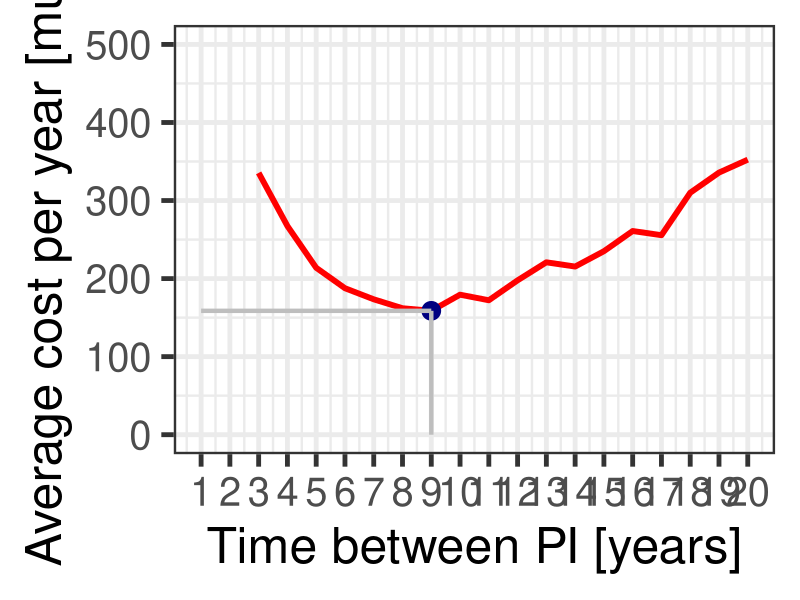

Source code (R):
# *-----------------------------------------------------------------
# | PROBLEM NUMBER: 3.8     
# | PROBLEM NAME: Pothole Repair 
# | UPDATE: AE             
# | DESCRIPTION: We simulate the pothole occurrence on a road 
# |              segment using Weibull distribution.
# |              
# | 
# | KEYWORDS: Weibull, failure, pothole, cost, age-dependent, 
# *-----------------------------------------------------------------

### ------------------DATA AND PACKAGE IMPORT-----------------
rm(list=ls())     # clear the memory and items in R console
library(ggplot2)
### ------------------VARIABLE DEFINITION---------------------

### ---------------VARIABLE INPUT-------------------

C.CI  <- 90      # cost of corrective intervention
C.PI  <- 1000    # cost of preventive intervention

T.max   <- 20
beta    <- 3.25
lambda  <- 0.025

N <- 10000 # number of simulations for calculating m

dim <- 7*100 # we know the dimensions of a 100 m road section, 7 m wide

### ---------------PROGRAM OUTPUT-------------------



# Define empty matrices

eta     <- matrix(nrow=T.max) 
eta.PI  <- matrix(nrow=T.max) 
eta.CI  <- matrix(nrow=T.max) 
# Used to collect products of m.n(T) generator
m.calc  <- matrix(nrow=T.max,ncol=N) 
m       <- matrix(nrow=T.max) # m collects mean number of failure m(T)

### ------------------CALCULATIONS-------------------

# Let us calculate the amount of time an object fails in the observed 
# time period T. The number of failures is described with m(T), where 
# T is time between PIs. First we use iteration process described in 
# the Theory to find m.n(T). In the process, the random variable g is
# used to determine the time length in years from time point t=0 to 
# which the object fails. This time is represented using Tn. If
# this time is less than the time period T, the loop reiterates to see
# if the next failure also occurs before time T. If the next Tn brings
# the sum of all Tn to a value that exceeds time T, the loop stops. 
# The amount of failure iterations are counted using i. Once the loop 
# is exited, one is subtracted from ito count for the last failure, 
# which occurred after the time T had elapsed.

input <- matrix(data=rep(1:T.max,each=N), ncol=N, byrow=T.max)
m.calc <- function(T){
  i <- 0
  # Sum of all failure durations, essentially sumTn=t .
  sumTn <- 0 # We start at t=0
  while (sumTn<T){
    i <- i+1 # Here we count every iteration
    g <- runif(1,0,1) 
    # time to failure, T.n,i on Figure
    Tn <- ((-log(g))^(1/beta))*(1/lambda) 
    # total time elapsed after adding the generated failure time
    sumTn <- sumTn + Tn 
  }
  # Corrects that there is one less failure, than no. of iterations
  i <- i-1 
  return (i)
}

# The values for all N iterations for every T is inserted in a matrix 
m.table <- apply(input,c(1,2),m.calc) #refers to m.n(T)

# Now find the average of all N results for all different values of T
# to find their respective m(T).

m.average <- apply(m.table,1,mean) # m(T)
m = m.average

for (T in (1:T.max))
{
  m[T]        <- m[T]*dim
  eta.CI[T]   <- m[T]*C.CI/T
  eta.PI[T]   <- C.PI/T
  eta[T]      <- eta.CI[T]+eta.PI[T]
}
mineta <- min(eta)


cat("Results \n")
cat("Minimum value of cost \n")
print(min(eta))
cat("optimal units of time to execute intervention \n")
print(which.min(eta))

### --------------------PLOT--------------------
## The following code is only for plotting the figure given as 
## a solution to the Exercise

plotres <- data.frame(1:T.max,eta)
names(plotres) <- c("T","eta")

plottau <- ggplot(data=plotres,aes(x=T,y=eta)) + 
  geom_line(size=2,color="red") + 
  xlab("Time between PI [years]") + 
  ylab("Average cost per year [mu/yr]") + 
  scale_x_continuous(breaks = seq(0, max(plotres$T), by = 1)) +
  ylim(0,500) +
  theme_bw(base_size=36) 

# Let us collect the optimal points in the data frame optimal

optimal <- data.frame(nrow=1,ncol=2)
names(optimal) <- c("x","y")

data <- plotres
optimal[1,1] <- data$T[which.min(data$eta)]
optimal[1,2] <- min(data$eta)
optlines <- data.frame(key = c("z","z")
                       , x0 = c(min(plotres$T)
                                ,optimal$x)
                       , x1 = c(optimal$x
                                ,optimal$x)
                       , y0 = c(optimal$y,optimal$y)
                       , y1 = c(optimal$y,0)) # Same as y.min

# Now we add these points to the graph before exporting
plottau + geom_point(data=optimal
                     , aes(x=x
                           , y=y)
                     , colour="navyblue"
                     , size=6) +
  geom_segment(aes(x = x0, y = y0
                   , xend = x1, yend = y1)
               , data = optlines
               , size = 1.5
               , color= "grey") # Also draw lines to optimal point

dev.copy(png,'E3-08_eta.png',width=2000,height=1330)
dev.off()
### ------------------PLOT END-------------------

# END

